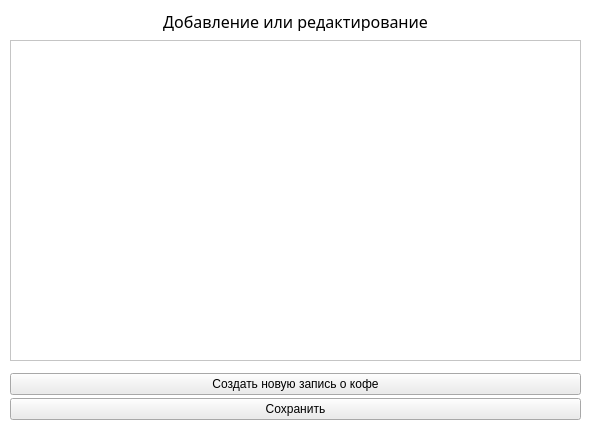
<?xml version="1.0" encoding="UTF-8"?>
<ui version="4.0">
 <class>Form</class>
 <widget class="QWidget" name="Form">
  <property name="geometry">
   <rect>
    <x>0</x>
    <y>0</y>
    <width>593</width>
    <height>434</height>
   </rect>
  </property>
  <property name="windowTitle">
   <string>Form</string>
  </property>
  <property name="styleSheet">
   <string notr="true">background-color: rgb(255, 255, 255)</string>
  </property>
  <widget class="QTableWidget" name="tableWidget">
   <property name="geometry">
    <rect>
     <x>10</x>
     <y>40</y>
     <width>571</width>
     <height>321</height>
    </rect>
   </property>
  </widget>
  <widget class="QLabel" name="label">
   <property name="geometry">
    <rect>
     <x>10</x>
     <y>10</y>
     <width>571</width>
     <height>21</height>
    </rect>
   </property>
   <property name="font">
    <font>
     <family>Century Gothic</family>
     <pointsize>12</pointsize>
    </font>
   </property>
   <property name="text">
    <string>&lt;html&gt;&lt;head/&gt;&lt;body&gt;&lt;p align=&quot;center&quot;&gt;Добавление или редактирование&lt;/p&gt;&lt;/body&gt;&lt;/html&gt;</string>
   </property>
  </widget>
  <widget class="QWidget" name="verticalLayoutWidget">
   <property name="geometry">
    <rect>
     <x>10</x>
     <y>370</y>
     <width>571</width>
     <height>54</height>
    </rect>
   </property>
   <layout class="QVBoxLayout" name="verticalLayout">
    <property name="spacing">
     <number>0</number>
    </property>
    <item>
     <widget class="QPushButton" name="pushButton">
      <property name="styleSheet">
       <string notr="true">background-color: rgb(235, 235, 235)</string>
      </property>
      <property name="text">
       <string>Создать новую запись о кофе</string>
      </property>
     </widget>
    </item>
    <item>
     <widget class="QPushButton" name="pushButton_2">
      <property name="styleSheet">
       <string notr="true">background-color: rgb(235, 235, 235)</string>
      </property>
      <property name="text">
       <string>Сохранить</string>
      </property>
     </widget>
    </item>
   </layout>
  </widget>
 </widget>
 <resources/>
 <connections/>
</ui>
